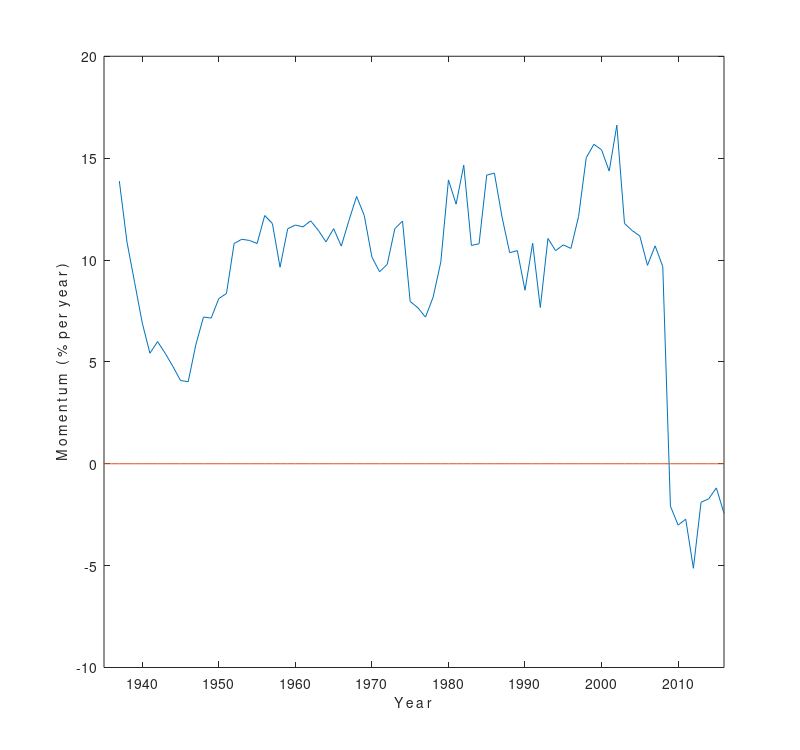

This figure's MATLAB source:
clear all
clc
 
W = 10;                 % window (years) over which moving averages are computed
period = 1927:2016;     % time period between 1927 and 2016

x = load('momentum_1927_2016.txt');     
years = x(:,1);
yrs = find(ismember(years,intersect(period,years)));
wml = x(yrs,2);        
T = size(wml,1);         

means = mean(wml);
stds = std(wml);
sder = stds/sqrt(T);        
tmom = means/sder;          

disp([int2str(period(1)) '-' int2str(period(end))]);
fprintf(['\n']) % insert an empty line
disp('Average momentum return (Winners Minus Losers)');
disp(means)
disp('Std dev of momentum returns (Winners Minus Losers)');
disp(stds)
disp('t-statistic')
disp(tmom)
fprintf(['\n']) % insert an empty line
fprintf(['\n']) % insert an empty line

% Compute alphas and betas
x = load('ff_factors_1927_2016.txt');   % load FF factors
mkt = x(yrs,2);    % excess market rets; pick the subperiod specified in 'period'
smb = x(yrs,3);
hml = x(yrs,4);
rf = x(yrs,5);

% CAPM
Y = wml;
X = [ones(T,1) mkt];        % Tx2
Bhat = X\Y;                 % 2x1
alpha_cm = Bhat(1,1)
beta_cm = Bhat(2,1)
% Compute standard errors for alpha
Sigmahat = (1/T)*(Y - X*Bhat)'*(Y - X*Bhat);    
xtxi = inv(X'*X);                             
serrs = sqrt(diag(kron(Sigmahat,xtxi)));        
bhat = reshape(Bhat,2,1);          
tstats = bhat./serrs;                
t_alpha_cm = tstats(1)
    
% FF
X = [ones(T,1) mkt smb hml];        % Tx4
Bhat = X\Y;                         % 4x1
alpha_ff = Bhat(1,1)
beta_ff = Bhat(2:4,1)
% Compute standard errors for alpha
Sigmahat = (1/T)*(Y - X*Bhat)'*(Y - X*Bhat);    
xtxi = inv(X'*X);                             
serrs = sqrt(diag(kron(Sigmahat,xtxi)));        
bhat = reshape(Bhat,4,1);          
tstats = bhat./serrs;                
t_alpha_ff = tstats(1)
    
% Plot moving averages of WML
mov_avg_wml = nan*ones(T,1);
for t=1+W:T
    mov_avg_wml(t) = mean(wml(t-W+1:t)); 
end
figure(1)
plot(1:T,mov_avg_wml,'-',1:T,zeros(T,1),'-');
set(gca,'FontSize',10)
set(gca,'XLabel',text(0,0,'Y e a r'))
set(gca,'YLabel',text(0,0,'M o m e n t u m   ( %  p e r  y e a r )'))
set(gca,'XLim',[9 T])
%set(gca,'YLim',[0 ytop])
v = [4:10:T];
set(gca,'XTick',v);
set(gca,'XTickLabel',period(v));
figname = ['mom_a_movavg_' int2str(period(1)) '_' int2str(period(end)) '_' int2str(W)];
set(gcf,'PaperPosition',[0.25,2.5,8,7.5])
eval(['print -deps2 ' figname]); 
